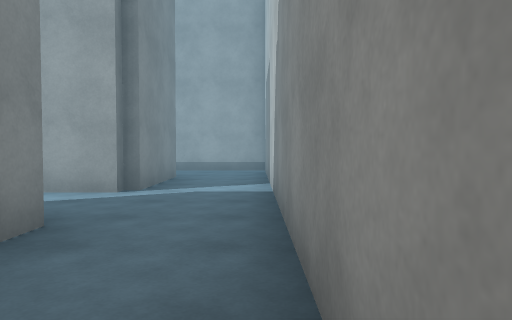
[1] (above)

18 first-person views from a walk through a scene from a Unity 3-D project. The camera is 1.3 m above the floor, tilts 2° down and sees 70° across. The floor is counted in squares, 2 m on a side. Each view is taken from the middle of a square. On the plan, view 1 faces up. The plan holds only what a view shows up to about 11 squares ahead; the rest is blank. The place goes on beyond the plan. The player character is not drawn. Surface patterns are stand-ins for the level's own textures.

[2]
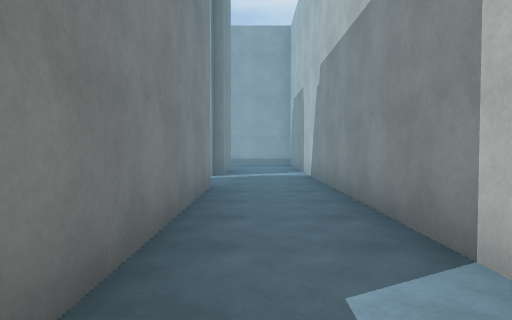

[3]
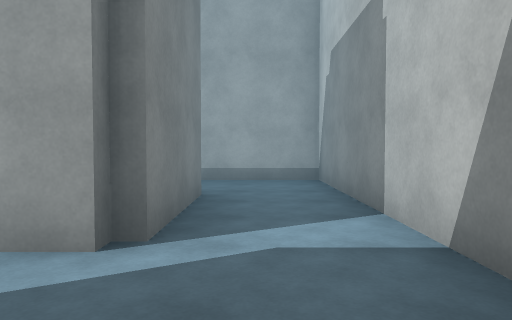

[4]
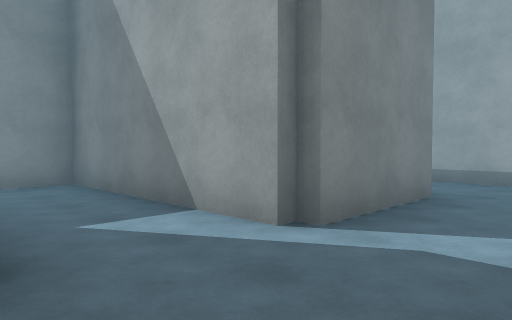

[5]
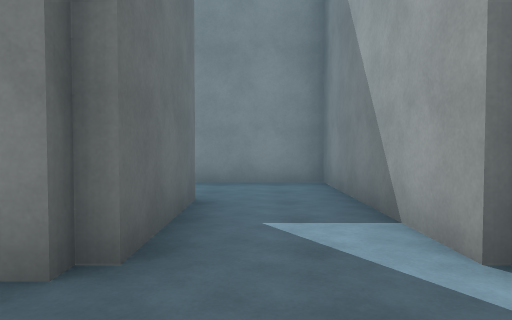

[6]
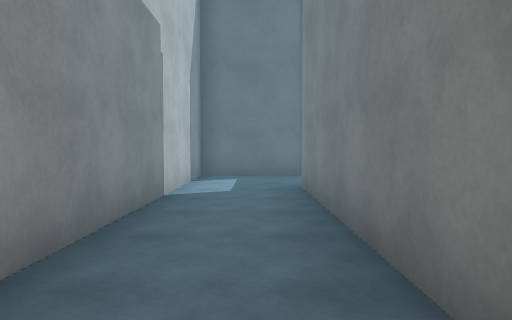

[7]
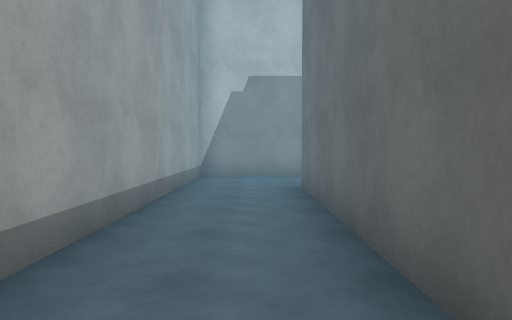

[8]
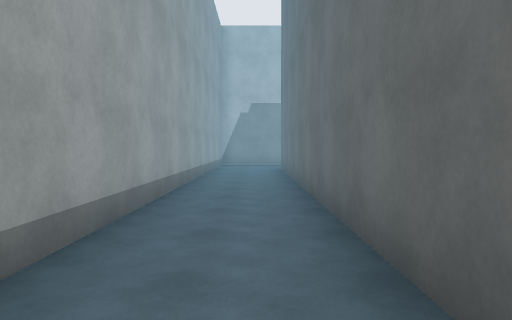

[9]
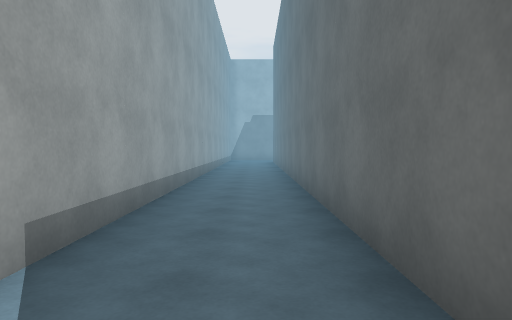

[10]
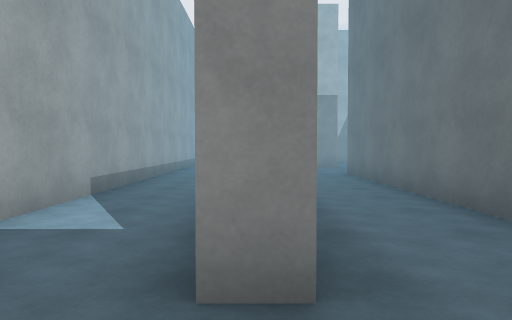

[11]
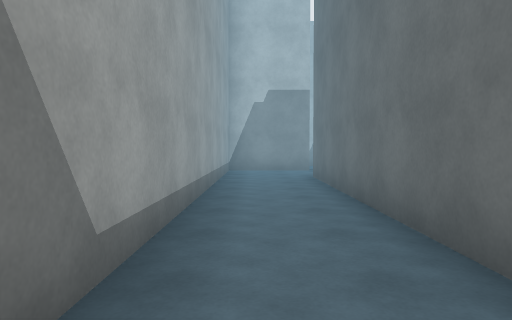

[12]
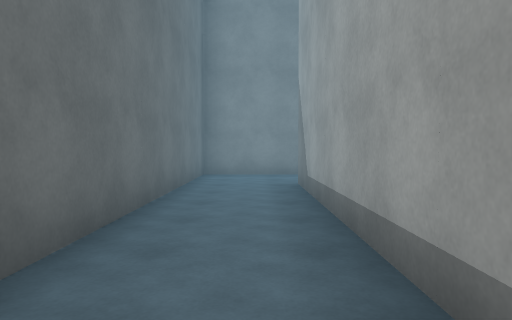

[13]
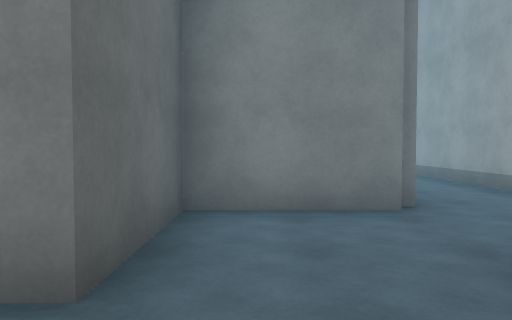

[14]
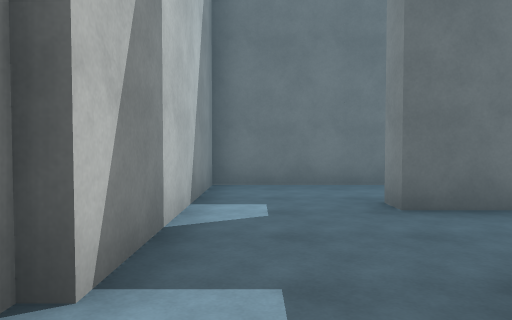

[15]
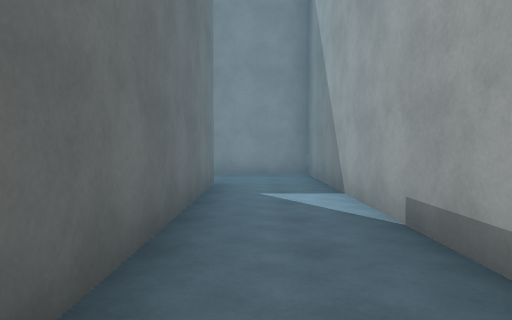

[16]
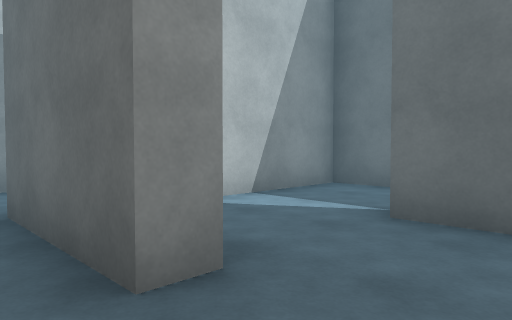

[17]
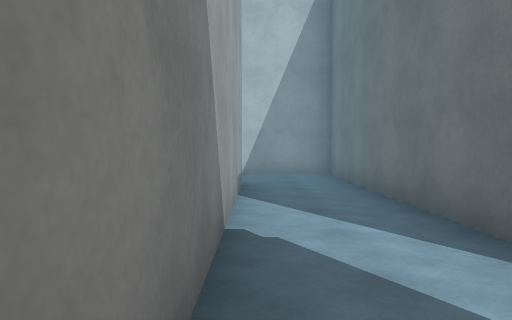

[18]
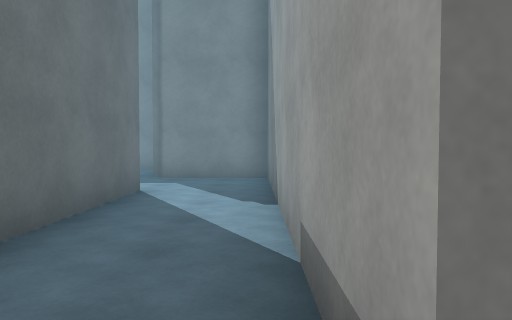

### Floor plan
Key: @ floor where view 1 was taken; # wall or solid block; . floor.
Columns run from 22 left of view 1 to 1 right of it. Each row starts with its distance up from view 1.
 11 ########################
 10 #......................#
  9 #......................#
  8 #..##################..#
  7 #............#.     #..#
  6 ###########..#..#####..#
  5           #....##......#
  4           #....#.......#
  3           ###..#..###..#
  2             ...#....#..#
  1           ########..#..#
  0           #.........#.@#
 -1           #.........#..#
 -2           #..########..#
 -3         #..         ...#
 -4                     .###
 -5                     ##

Positions as (right, up) in squares from view 1, and headings:
1: (0, 0), facing up
2: (-1, -3), facing up
3: (-1, 3), facing up
4: (0, 3), facing up-left
5: (0, 4), facing left
6: (-1, 4), facing down
7: (-8, 9), facing right
8: (-13, 9), facing right
9: (-18, 9), facing right
10: (-21, 8), facing right
11: (-20, 7), facing right
12: (-13, 7), facing left
13: (-8, 4), facing left
14: (-8, 7), facing down
15: (-13, 9), facing left
16: (-6, 4), facing down-right
17: (-11, 0), facing right
18: (-4, 0), facing left
